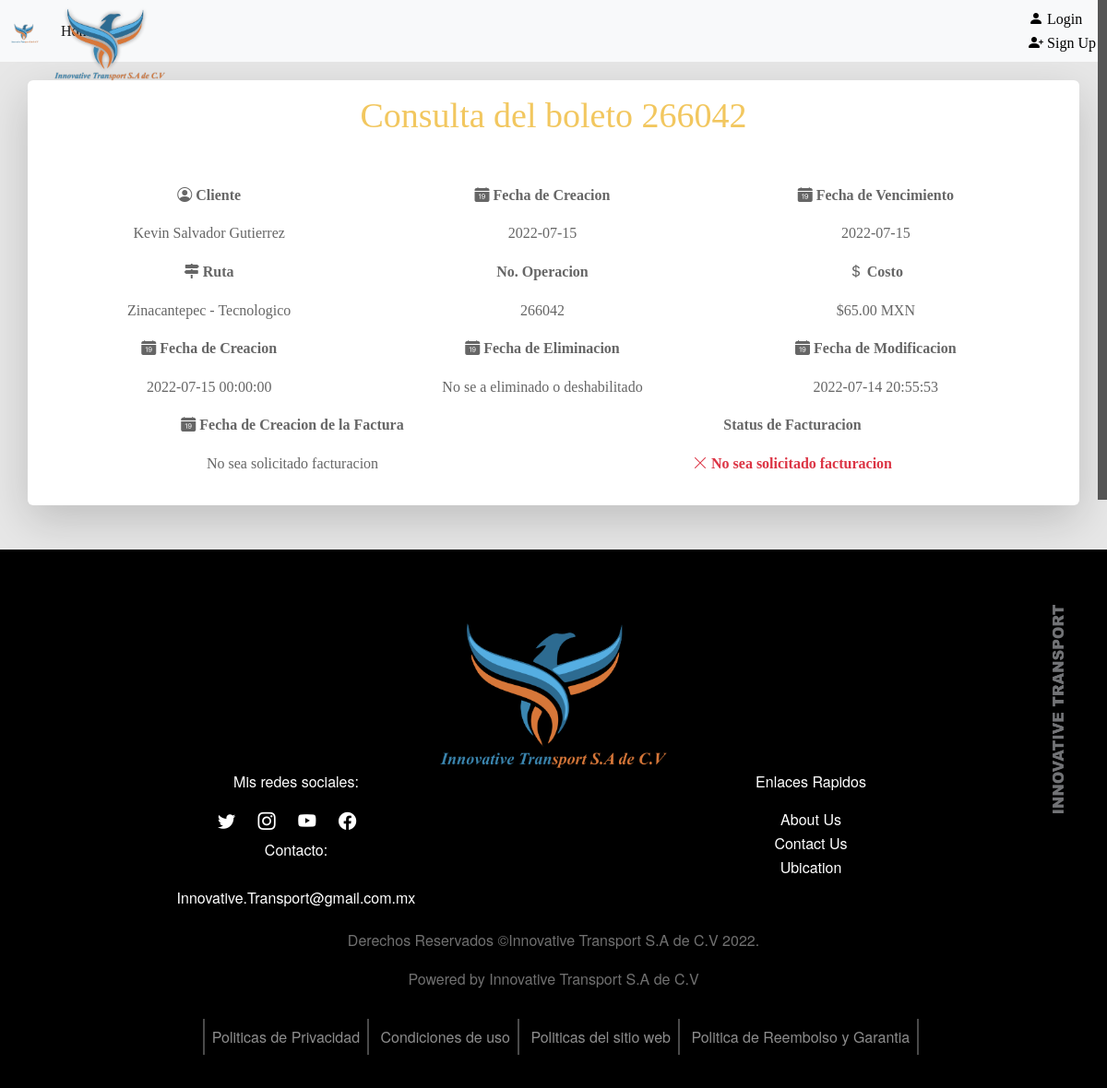
The app's page /admin/operaciones/consulta.php?operacion=266042, older data.
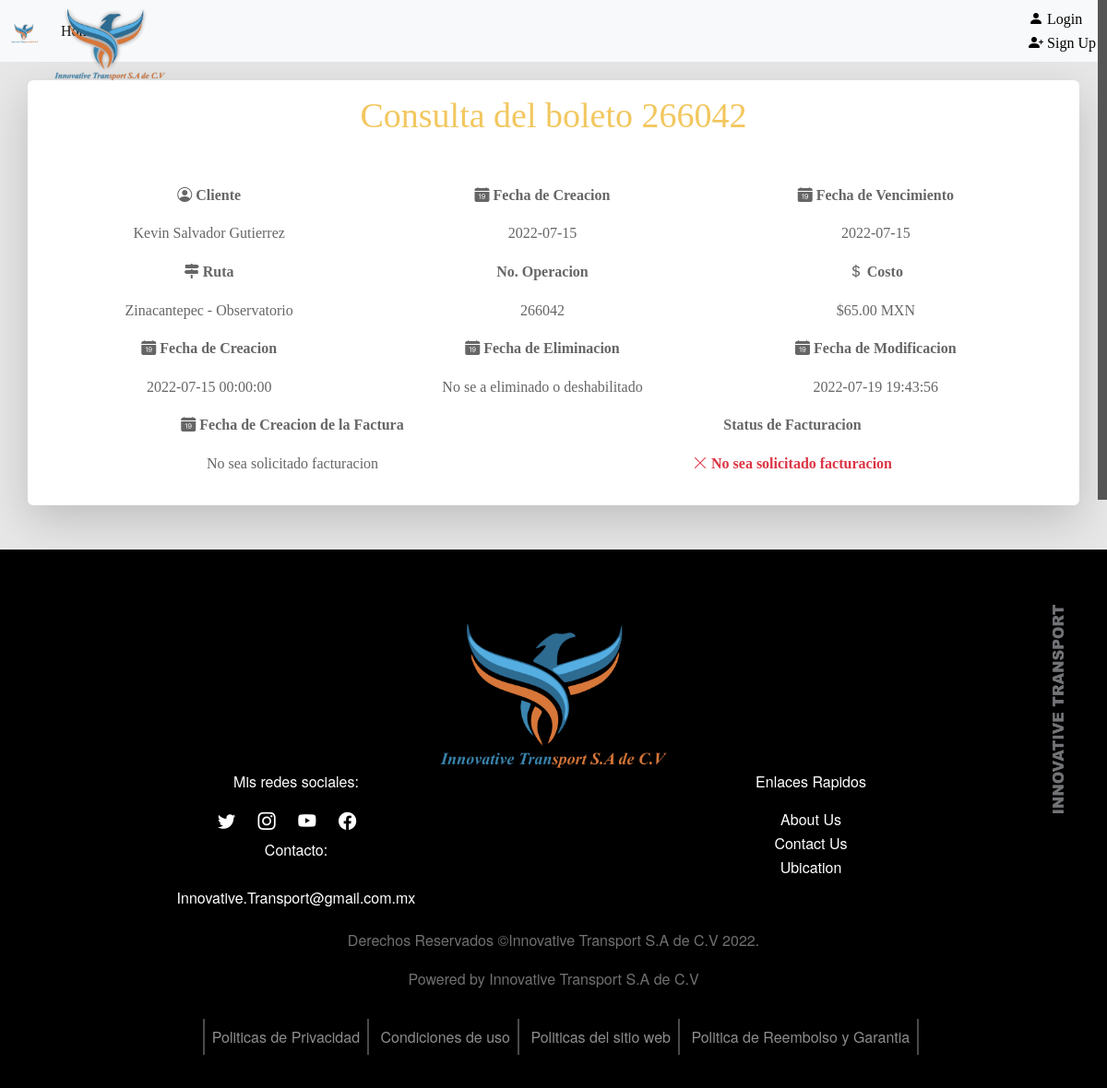
The same page, newer data.
### tables this page shows
CREATE TABLE `tickets` (
  `idTicket` int(11) NOT NULL,
  `idCliente` int(11) DEFAULT NULL,
  `matricula` int(11) DEFAULT NULL,
  `fechaC` date DEFAULT NULL,
  `fechaV` date DEFAULT NULL,
  `costo` double(10,2) DEFAULT NULL,
  `N_Operacion` int(11) DEFAULT NULL,
  `idRuta` int(11) DEFAULT NULL,
  `idHorario` int(11) DEFAULT NULL,
  `dateModificacion` datetime DEFAULT NULL,
  `dateEliminacion` datetime DEFAULT NULL,
  `dateCreacion` datetime DEFAULT NULL
);

CREATE TABLE `cliente` (
  `idCliente` int(11) NOT NULL,
  `nombre` varchar(50) DEFAULT NULL,
  `apellidos` varchar(50) DEFAULT NULL,
  `fechaNac` date DEFAULT NULL,
  `idTUsuario` int(11) DEFAULT NULL,
  `email` varchar(255) DEFAULT NULL,
  `telefono` varchar(14) DEFAULT NULL,
  `calle` varchar(100) DEFAULT NULL,
  `numExt` int(11) DEFAULT NULL,
  `numInt` int(11) DEFAULT NULL,
  `municipio` varchar(100) DEFAULT NULL,
  `codigoPostal` int(11) DEFAULT NULL,
  `idServicio` int(11) NOT NULL,
  `idEscuela` int(11) DEFAULT NULL,
  `Status` int(11) NOT NULL,
  `Sexo` char(12) NOT NULL,
  `password` varchar(100) NOT NULL,
  `dateCreacion` datetime DEFAULT NULL,
  `dateModificacion` datetime DEFAULT NULL,
  `dateEliminacion` datetime DEFAULT NULL,
  `img` varchar(255) DEFAULT NULL
);

CREATE TABLE `rutas` (
  `idRuta` int(11) NOT NULL,
  `nombre` varchar(100) DEFAULT NULL,
  `idTerminales` varchar(255) NOT NULL
);

### admin/operaciones/consulta.php (the view, shortened to what the rows shown need)
<?php
require_once './../../includes/header.php';
require '../../config/ConexionDB.php';
if ($_REQUEST['operacion']) {
    $querytickets = 'SELECT * FROM tickets WHERE N_Operacion =' . $_REQUEST['operacion'];
    $tickets = mysqli_query($conexion, $querytickets);
    $row_tickets = mysqli_fetch_assoc($tickets);
    $querycliente = 'SELECT * FROM cliente WHERE idCliente = ' . $row_tickets['idCliente'];
    $cliente = mysqli_query($conexion, $querycliente);
    $queryrutas = 'SELECT * FROM rutas WHERE idRuta =' . $row_tickets['idRuta'];
    $rutas = mysqli_query($conexion, $queryrutas);
}
?>
<section class="modificar-boleto">
    <div class="container">
        <div class="row shadow-lg p-3 mb-5 bg-body rounded">
            <img src="<?= base_url ?>assets/img/Innovative Transport S.A de C.V (1).png" style="width: 146px;padding-left: 12px;position: absolute;" alt="">
            <h1>Consulta del boleto <?php echo $row_tickets['N_Operacion'] ?></h1>
            <div class="row" style="padding-block-start: 20px;">
                <div class="container">
                    <div class="row">
                        <div class="col order-last">
                        <p style="font-weight: bold;"><i class="bi bi-calendar-date-fill"></i> Fecha de Vencimiento</p>
                            <p><?php echo $row_tickets['fechaV'] ?></p>
                        </div>
                        <div class="col">
                        <p style="font-weight: bold;"><i class="bi bi-calendar-date-fill"></i> Fecha de Creacion</p>
                            <p><?php echo $row_tickets['fechaC'] ?></p>
                        </div>
                        <div class="col order-first">
                        <p style="font-weight: bold;"><i class="bi bi-person-circle"></i> Cliente</p>
                            <?php while ($row_cliente = mysqli_fetch_assoc($cliente)) { ?>
                                <p><?php echo $row_cliente['nombre'] ?> <?php echo $row_cliente['apellidos'] ?></p>
                            <?php }
                            mysqli_free_result($cliente); ?>
                        </div>
                    </div>
                </div>
                <div class="container">
                    <div class="row">
                        <div class="col order-last">
                        <p style="font-weight: bold;"><i class="bi bi-currency-dollar"></i> Costo</p>
                            <p>$<?php echo $row_tickets['costo'] ?> MXN</p>
                        </div>
                        <div class="col">
                        <p style="font-weight: bold;">No. Operacion</p>
                            <p><?php echo $row_tickets['N_Operacion'] ?></p>
                        </div>
                        <div class="col order-first">
                        <p style="font-weight: bold;"><i class="fa fa-map-signs" aria-hidden="true"></i> Ruta</p>
                            <?php while ($row_rutas = mysqli_fetch_assoc($rutas)) { ?>
                                <p><?php echo $row_rutas['nombre'] ?></p>
                            <?php }
                            mysqli_free_result($rutas); ?>
                        </div>
                    </div>
                </div>
                <div class="container">
                    <div class="row">
                        <div class="col order-last">
                        <p style="font-weight: bold;"><i class="bi bi-calendar-date-fill"></i> Fecha de Modificacion</p>
                            <?php if ($row_tickets['dateModificacion'] == '') {?>
                                <p>No se a Modificado</p>
                            <?php }else{ ?>
                            <p><?php echo $row_tickets['dateModificacion'] ?></p>
                            <?php } ?>
                        </div>
                        <div class="col order-first">
                        <p style="font-weight: bold;"><i class="bi bi-calendar-date-fill"></i> Fecha de Creacion</p>
                            <?php if ($row_tickets['dateCreacion'] == '') {?>
                                <p>No hay registro de creacion</p>
                            <?php }else{ ?>
                                <p><?php echo $row_tickets['dateCreacion'] ?></p>
                            <?php } ?>
                        </div>
                    </div>
                </div>
                <div class="container">
                </div>
            </div>
        </div>
    </div>
</section>
<?php include_once './../../includes/footer.php';

Row changes from the older to the newer data that the page shows:
no longer on this page (row unchanged): rutas: nombre "Zinacantepec - Tecnologico"
changed tickets: dateModificacion "2022-07-14 20:55:53" → "2022-07-19 19:43:56"
now on this page (row unchanged): rutas: nombre "Zinacantepec - Observatorio"
